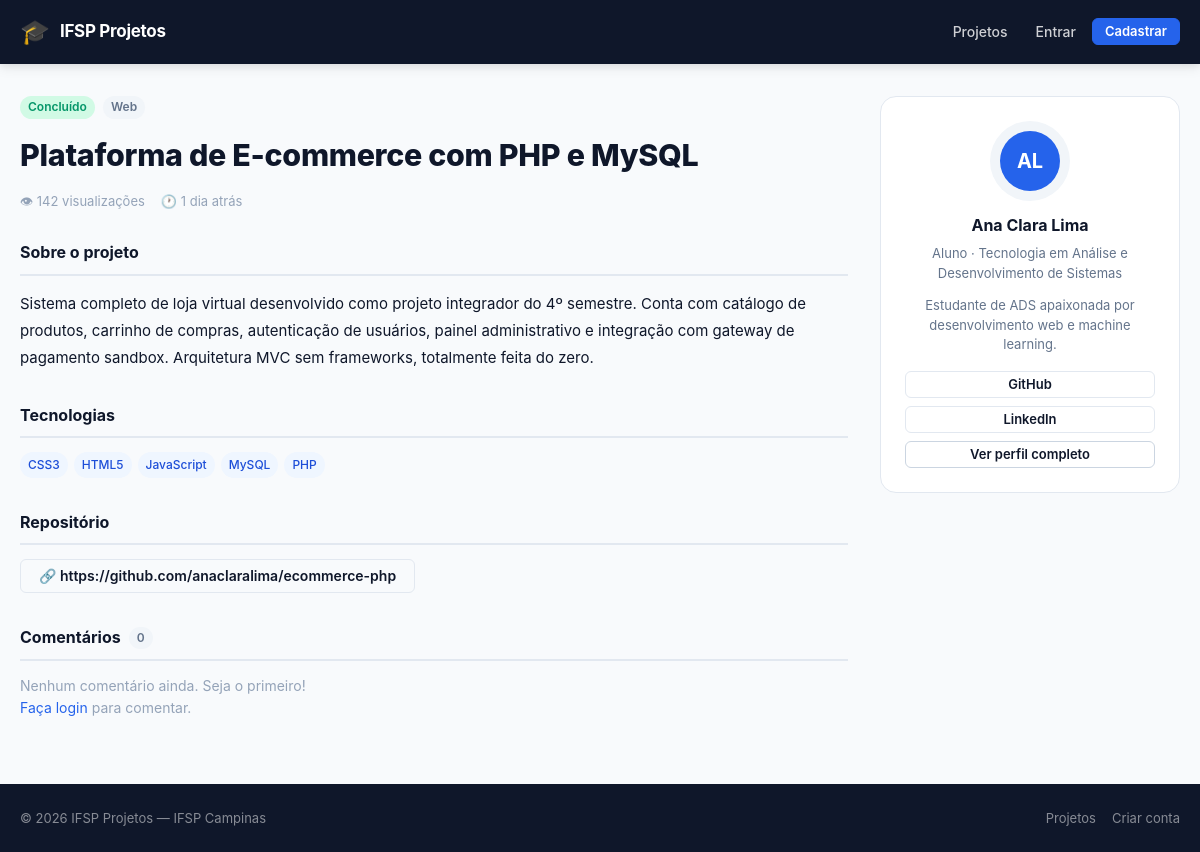
Page /projeto/1 on the committed database.
### tables this page shows
CREATE TABLE projetos (
    id            INT UNSIGNED AUTO_INCREMENT PRIMARY KEY,
    usuario_id    INT UNSIGNED        NOT NULL,
    titulo        VARCHAR(200)        NOT NULL,
    descricao     TEXT                NOT NULL,
    area          VARCHAR(100)        DEFAULT NULL,        
    status        ENUM('em_desenvolvimento','beta','concluido') NOT NULL DEFAULT 'em_desenvolvimento',
    imagem_capa   VARCHAR(255)        DEFAULT NULL,
    repositorio   VARCHAR(255)        DEFAULT NULL,        
    visualizacoes INT UNSIGNED        NOT NULL DEFAULT 0,
    publicado     TINYINT(1)          NOT NULL DEFAULT 1,
    criado_em     DATETIME            NOT NULL DEFAULT CURRENT_TIMESTAMP,
    atualizado_em DATETIME            NOT NULL DEFAULT CURRENT_TIMESTAMP
                                      ON UPDATE CURRENT_TIMESTAMP,

    CONSTRAINT fk_proj_usuario
        FOREIGN KEY (usuario_id) REFERENCES usuarios(id)
        ON DELETE CASCADE ON UPDATE CASCADE,

    FULLTEXT INDEX ft_proj_busca (titulo, descricao)
);

CREATE TABLE usuarios (
    id            INT UNSIGNED AUTO_INCREMENT PRIMARY KEY,
    nome          VARCHAR(120)        NOT NULL,
    email         VARCHAR(180)        NOT NULL UNIQUE,
    senha         VARCHAR(255)        NOT NULL,            
    tipo          ENUM('aluno','professor') NOT NULL,
    curso         VARCHAR(120)        NOT NULL,
    bio           TEXT                DEFAULT NULL,
    foto_perfil   VARCHAR(255)        DEFAULT NULL,        
    linkedin      VARCHAR(255)        DEFAULT NULL,
    github        VARCHAR(255)        DEFAULT NULL,
    ativo         TINYINT(1)          NOT NULL DEFAULT 1,
    criado_em     DATETIME            NOT NULL DEFAULT CURRENT_TIMESTAMP,
    atualizado_em DATETIME            NOT NULL DEFAULT CURRENT_TIMESTAMP
                                      ON UPDATE CURRENT_TIMESTAMP
);

### app/views/projetos/show.php (the view, shortened to what the rows shown need)
<?php require VIEWS_PATH . '/layout/header.php'; ?>
<main class="container page-main">
    <div class="project-detail">
        <article class="project-content">
            <div class="project-header">
                <div class="project-header__top">
                    <span class="badge <?= status_class($projeto['status']) ?>">
                        <?= status_label($projeto['status']) ?>
                    </span>
                    <?php if (!empty($projeto['area'])): ?>
                        <span class="badge badge-secondary"><?= h($projeto['area']) ?></span>
                    <?php endif; ?>
                </div>
                <h1 class="project-title"><?= h($projeto['titulo']) ?></h1>
                <div class="project-meta">
                    <span>👁 <?= number_format($projeto['visualizacoes']) ?> visualizações</span>
                    <span>🕐 <?= time_ago($projeto['criado_em']) ?></span>
                </div>
            </div>
            <section class="project-section">
                <h2 class="project-section__title">Sobre o projeto</h2>
                <div class="project-description">
                    <?= nl2br(h($projeto['descricao'])) ?>
                </div>
            </section>
            <?php if (!empty($projeto['tecnologias'])): ?>
                <section class="project-section">
                    <h2 class="project-section__title">Tecnologias</h2>
                    <div class="tag-list">
                        <?php foreach (explode(',', $projeto['tecnologias']) as $tag): ?>
                            <a href="<?= url('projetos?tecnologia=' . urlencode(trim($tag))) ?>" class="tag tag--link">
                                <?= h(trim($tag)) ?>
                            </a>
                        <?php endforeach; ?>
                    </div>
                </section>
            <?php endif; ?>
            <?php if (!empty($projeto['repositorio'])): ?>
                <section class="project-section">
                    <h2 class="project-section__title">Repositório</h2>
                    <a href="<?= h($projeto['repositorio']) ?>" target="_blank" rel="noopener noreferrer" class="btn btn--ghost">
                        🔗 <?= h($projeto['repositorio']) ?>
                    </a>
                </section>
            <?php endif; ?>
            <section class="project-section" id="comentarios">
                <h2 class="project-section__title">
                    Comentários <span class="badge badge-secondary"><?= count($comentarios) ?></span>
                </h2>
                <?php if (!empty($comentarios)): ?>
                    <div class="comments">
                        <?php foreach ($comentarios as $com): ?>
                            <div class="comment">
                                <div class="comment__avatar">
                                    <?php if ($com['autor_foto']): ?>
                                        <img src="<?= upload_url(h($com['autor_foto'])) ?>" alt="">
                                    <?php else: ?>
                                        <span class="avatar-initials"><?= avatar_initials($com['autor_nome']) ?></span>
                                    <?php endif; ?>
                                </div>
                                <div class="comment__body">
                                    <div class="comment__header">
                                        <strong><?= h($com['autor_nome']) ?></strong>
                                        <?php if ($com['autor_tipo'] === 'professor'): ?>
                                            <span class="badge badge-info badge--xs">Professor</span>
                                        <?php endif; ?>
                                        <span class="comment__time"><?= time_ago($com['criado_em']) ?></span>
                                        <?php
                                        $canDelete = !empty($_SESSION['usuario_id']) &&
                                            ($com['usuario_id'] == $_SESSION['usuario_id'] ||
                                             $_SESSION['usuario_tipo'] === 'professor');
                                        ?>
                                        <?php if ($canDelete): ?>
                                            <form action="<?= url('comentario/' . $com['id'] . '/deletar') ?>"
                                                  method="POST" class="comment__delete-form"
                                                  onsubmit="return confirm('Remover comentário?')">
                                                <?= csrf_field($csrf) ?>
                                                <button type="submit" class="btn-icon" title="Remover">🗑</button>
                                            </form>
                                        <?php endif; ?>
                                    </div>
                                    <p class="comment__text"><?= nl2br(h($com['conteudo'])) ?></p>
                                </div>
                            </div>
                        <?php endforeach; ?>
                    </div>
                <?php else: ?>
                    <p class="text-muted">Nenhum comentário ainda. Seja o primeiro!</p>
                <?php endif; ?>
                <?php if (!empty($_SESSION['usuario_id'])): ?>
                    <form action="<?= url('projeto/' . $projeto['id'] . '/comentario') ?>"
                          method="POST" class="comment-form">
                        <?= csrf_field($csrf) ?>
                        <div class="form__group">
                            <label class="form__label" for="conteudo">Adicionar comentário</label>
                            <textarea class="form__textarea" id="conteudo" name="conteudo"
                                      rows="3" placeholder="Escreva seu comentário..." required></textarea>
                        </div>
                        <button type="submit" class="btn btn--primary btn--sm">Comentar</button>
                    </form>
                <?php else: ?>
                    <p class="text-muted">
                        <a href="<?= url('login') ?>" class="link">Faça login</a> para comentar.
                    </p>
                <?php endif; ?>
            </section>
        </article>
        <aside class="project-sidebar">
            <div class="author-card">
                <div class="author-card__avatar">
                    <?php if ($projeto['autor_foto']): ?>
                        <img src="<?= upload_url(h($projeto['autor_foto'])) ?>"
                             alt="<?= h($projeto['autor_nome']) ?>">
                    <?php else: ?>
                        <span class="avatar-initials avatar-initials--lg">
                            <?= avatar_initials($projeto['autor_nome']) ?>
                        </span>
                    <?php endif; ?>
                </div>
                <h3 class="author-card__name">
                    <a href="<?= url('perfil/' . $projeto['usuario_id']) ?>"><?= h($projeto['autor_nome']) ?></a>
                </h3>
                <p class="author-card__role">
                    <?= tipo_label($projeto['autor_tipo']) ?> · <?= h($projeto['autor_curso']) ?>
                </p>
                <?php if (!empty($projeto['autor_bio'])): ?>
                    <p class="author-card__bio"><?= h($projeto['autor_bio']) ?></p>
                <?php endif; ?>
                <div class="author-card__links">
                    <?php if (!empty($projeto['autor_github'])): ?>
                        <a href="<?= h($projeto['autor_github']) ?>" target="_blank" rel="noopener" class="btn btn--ghost btn--sm btn--full">
                            GitHub
                        </a>
                    <?php endif; ?>
                    <?php if (!empty($projeto['autor_linkedin'])): ?>
                        <a href="<?= h($projeto['autor_linkedin']) ?>" target="_blank" rel="noopener" class="btn btn--ghost btn--sm btn--full">
                            LinkedIn
                        </a>
                    <?php endif; ?>
                    <a href="<?= url('perfil/' . $projeto['usuario_id']) ?>" class="btn btn--secondary btn--sm btn--full">
                        Ver perfil completo
                    </a>
                </div>
            </div>
        </aside>
    </div>
</main>
<?php require VIEWS_PATH . '/layout/footer.php'; ?>

### core/Router.php (shortened to what the rows shown need)
<?php
class Router
{
    private array $routes = [];
    private function add(string $method, string $path, string $controller, string $action): void
    {
        $this->routes[] = compact('method', 'path', 'controller', 'action');
    }
    public function dispatch(): void
    {
        $method = $_SERVER['REQUEST_METHOD'];
        $uri    = $_SERVER['REQUEST_URI'];
        $uri = preg_replace('#^' . preg_quote(BASE_PATH, '#') . '#', '', $uri);
        $uri = strtok($uri, '?');
        $uri = trim($uri, '/');
        foreach ($this->routes as $route) {
            if ($route['method'] !== $method) {
                continue;
            }
            $pattern = preg_replace('/\{[^}]+\}/', '([^/]+)', $route['path']);
            $pattern = '#^' . $pattern . '$#';
            if (!preg_match($pattern, $uri, $matches)) {
                continue;
            }
            array_shift($matches);
            preg_match_all('/\{([^}]+)\}/', $route['path'], $paramNames);
            $params = [];
            foreach ($paramNames[1] as $i => $name) {
                $params[$name] = $matches[$i] ?? null;
            }
            $ctrl = new $route['controller']();
            $action = $route['action'];
            $ctrl->$action($params);
            return;
        }
    }
}

### app/views/layout/header.php (shortened to what the rows shown need)
<!DOCTYPE html>
<html lang="pt-BR">
<head>
    <link rel="stylesheet" href="<?= asset('css/style.css') ?>">
</head>
<body>
<header class="navbar">
    <div class="container navbar__inner">
        <a href="<?= url() ?>" class="navbar__brand">
            <span class="navbar__logo">🎓</span>
            <span class="navbar__title"><?= SITE_NAME ?></span>
        </a>
        <nav class="navbar__nav" id="navMenu">
            <a href="<?= url('projetos') ?>" class="navbar__link">Projetos</a>
            <?php if (!empty($_SESSION['usuario_id'])): ?>
                <a href="<?= url('projeto/novo') ?>" class="navbar__link navbar__link--cta">+ Publicar</a>
                <div class="navbar__dropdown">
                    <button class="navbar__user" id="userMenuBtn">
                        <?php if (!empty($usuario['foto_perfil'])): ?>
                            <img src="<?= upload_url(h($usuario['foto_perfil'])) ?>"
                                 alt="Foto" class="navbar__avatar">
                        <?php else: ?>
                            <span class="navbar__avatar navbar__avatar--initials">
                                <?= avatar_initials($_SESSION['usuario_nome']) ?>
                            </span>
                        <?php endif; ?>
                        <span class="navbar__username"><?= h($_SESSION['usuario_nome']) ?></span>
                        <svg width="12" height="12" viewBox="0 0 12 12" fill="currentColor">
                            <path d="M6 8L1 3h10z"/>
                        </svg>
                    </button>
                    <ul class="dropdown__menu" id="userMenu">
                        <li><a href="<?= url('perfil/' . $_SESSION['usuario_id']) ?>">Meu perfil</a></li>
                        <li><a href="<?= url('perfil/editar') ?>">Editar perfil</a></li>
                        <li class="dropdown__divider"></li>
                        <li><a href="<?= url('logout') ?>" class="dropdown__danger">Sair</a></li>
                    </ul>
                </div>
            <?php else: ?>
                <a href="<?= url('login') ?>"    class="navbar__link">Entrar</a>
                <a href="<?= url('cadastro') ?>" class="btn btn--primary btn--sm">Cadastrar</a>
            <?php endif; ?>
        </nav>
    </div>
</header>

### app/views/layout/footer.php (shortened to what the rows shown need)
<footer class="footer">
    <div class="container footer__inner">
        <p class="footer__copy">
            &copy; <?= date('Y') ?> <?= SITE_NAME ?> — IFSP Campinas
        </p>
        <p class="footer__links">
            <a href="<?= url('projetos') ?>">Projetos</a>
            <a href="<?= url('cadastro') ?>">Criar conta</a>
        </p>
    </div>
</footer>
</body>
</html>

### rows in the picture
projetos: status "Concluído", area "Web", titulo "Plataforma de E-commerce com PHP e MySQL", visualizacoes "142", criado_em "1 dia atrás", descricao "Sistema completo de loja virtual desenvolvido como projeto integrador do 4º semestre. Conta com catálogo de produtos, carrinho de compras, autenticação de usuários, painel administrativo e integração com gateway de pagamento sandbox. Arquitetura MVC sem frameworks, totalmente feita do zero.", tag "CSS3", tag "HTML5", tag "JavaScript", tag "MySQL", tag "PHP", repositorio "https://github.com/anaclaralima/ecommerce-php", usuario.nome "AL", usuario.nome "Ana Clara Lima", usuario.tipo "Aluno", usuario.curso "Tecnologia em Análise e Desenvolvimento de Sistemas", usuario.bio "Estudante de ADS apaixonada por desenvolvimento web e machine learning."
